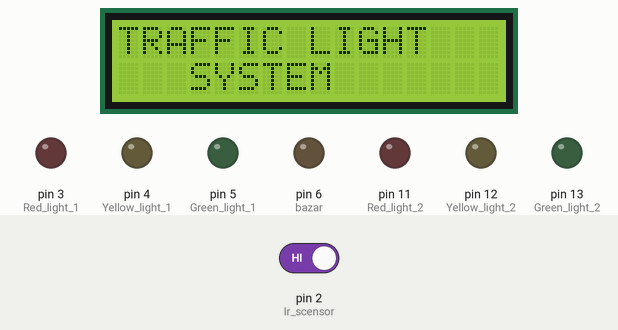
This sketch was run on a simulated Arduino Uno, built with avr-gcc and run on an emulated ATmega328P. On the bench: 16×2 character LCD, output pins drawn as LEDs (lit = HIGH). Inputs (shaded band) come from the test bench; at power-on: pin 2 (Ir_scensor) HIGH. What the sketch prints to the serial monitor is not drawn.

Above: at 0.1 s.
3.3 s: pin 2 (Ir_scensor) driven LOW
At 3.7 s:
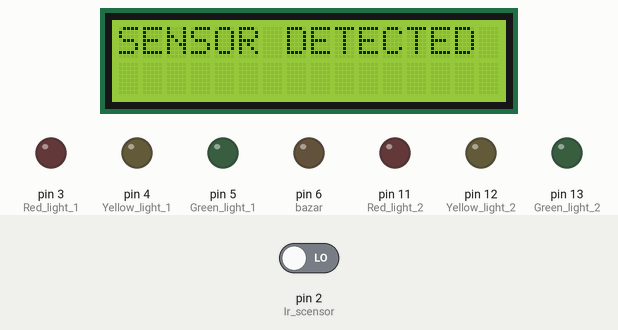
At 5.9 s:
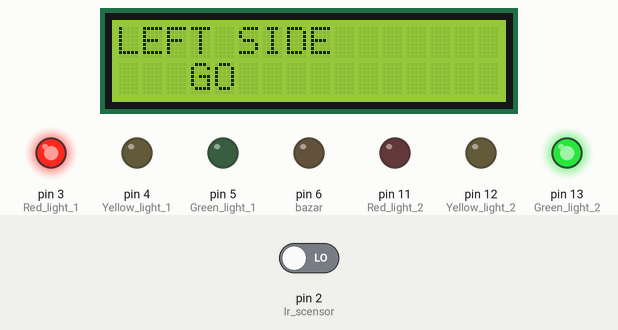
Timing chart, 0 to 20.4 s (numbered marks = the images above; inputs shaded):
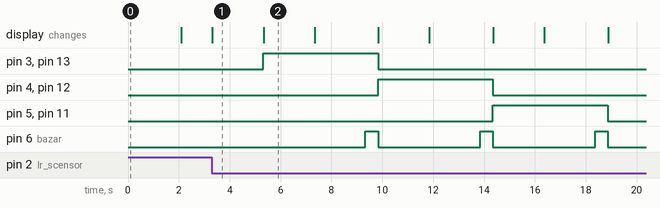

Measured:
- after the input at 3.3 s, pin 3 (Red_light_1): LOW → HIGH after 2.0 s, → LOW 4.5 s later; pin 4 (Yellow_light_1): LOW → HIGH after 6.5 s, → LOW 4.5 s later
- what the display in image 1 shows lasts 2.0 s, from 3.3 s to 5.3 s

The sketch:

liquidcrystal_12c_lcd_code.ino
```cpp
#include <Wire.h>
#include <LiquidCrystal_I2C.h>

int Red_light_1 = 3;
int Yellow_light_1 = 4;
int Green_light_1 = 5;
int bazar = 6;
int Red_light_2 = 11;
int Yellow_light_2 = 12;
int Green_light_2 = 13;
int Ir_scensor = 2;
int value_reader;

LiquidCrystal_I2C lcd(0x27, 16, 2);  // set the LCD address to 0x27 for a 16 chars and 2 line display

void setup() {
  lcd.init();
  // initialize the lcd
  // Print a message to the LCD.
  Serial.begin(9600);
  pinMode(Red_light_1, OUTPUT);
  pinMode(Green_light_1, OUTPUT);
  pinMode(Yellow_light_1, OUTPUT);
  pinMode(Red_light_2, OUTPUT);
  pinMode(Green_light_2, OUTPUT);
  pinMode(Yellow_light_2, OUTPUT);
  pinMode(bazar, OUTPUT);
  pinMode(Ir_scensor, INPUT);
  Serial.println("WELCOME TO TRAFFIC LIGHT SYSTEM");

  lcd.backlight();
  lcd.setCursor(0, 0);
  lcd.print("TRAFFIC LIGHT");
  lcd.setCursor(3, 1);
  lcd.print("SYSTEM");
  delay(2000);
  lcd.clear();
}


void loop() {
  value_reader = digitalRead(Ir_scensor);

  if (value_reader == LOW) {
    Serial.println("SENSOR DETECTED");
    lcd.backlight();
    lcd.setCursor(0, 0);
    lcd.print("SENSOR DETECTED");
    delay(2000);
    lcd.clear();


    // frist red ,second green
    digitalWrite(Red_light_1, HIGH);
    digitalWrite(Green_light_2, HIGH);
    Serial.println("SIDE_ONE: RED_LIGHT_1 IS ON , SIDE_TWO: GREEN_LIGHT_2 IS ON");
    lcd.backlight();
    lcd.setCursor(0, 0);
    lcd.print("LEFT SIDE");
    lcd.setCursor(3, 1);
    lcd.print("GO");
    delay(2000);
    lcd.clear();
    delay(2000);
    digitalWrite(bazar, HIGH);
    delay(500);
    digitalWrite(Red_light_1, LOW);
    digitalWrite(Green_light_2, LOW);
    // Serial.println("SIDE_ONE: RED_LIGHT_1 IS OFF , SIDE_TWO: GREEN_LIGHT_2 IS OFF");
    digitalWrite(bazar, LOW);
    // first yellow,second yellow
    digitalWrite(Yellow_light_1, HIGH);
    digitalWrite(Yellow_light_2, HIGH);
    Serial.println("SIDE_ONE: YELLOW_LIGHT_1 IS ON , SIDE_TWO: YELLOW_LIGHT_2 IS ON");
    lcd.backlight();
    lcd.setCursor(0, 0);
    lcd.print("WAIT");
    lcd.setCursor(3, 1);
    lcd.print("PLEASE!");
    delay(2000);
    lcd.clear();
    delay(2000);
    digitalWrite(bazar, HIGH);
    delay(500);
    digitalWrite(Yellow_light_1, LOW);
    digitalWrite(Yellow_light_2, LOW);
    // Serial.println("SIDE_ONE: YELLOW_LIGHT_1 IS OFF , SIDE_TWO: YELLOW_LIGHT_2 IS OFF");
    digitalWrite(bazar, LOW);
    // first green,second red
    digitalWrite(Green_light_1, HIGH);
    digitalWrite(Red_light_2, HIGH);
    Serial.println("SIDE_ONE: GREEN_LIGHT_1 IS ON , SIDE_TWO: RED_LIGHT_2 IS ON");
    lcd.backlight();
    lcd.setCursor(0, 0);
    lcd.print("RIGHT SIDE");
    lcd.setCursor(0, 1);
    lcd.print("GO");
    delay(2000);
    lcd.clear();
    delay(2000);
    digitalWrite(bazar, HIGH);
    delay(500);
    digitalWrite(Green_light_1, LOW);
    digitalWrite(Red_light_2, LOW);
    // Serial.println("SIDE_ONE: GREEN_LIGHT_1 IS OFF , SIDE_TWO: RED_LIGHT_2 IS OFF");
    digitalWrite(bazar, LOW);
    // program finished
    Serial.println("PROGRAM FINISHED! PLACE AN OBJECT IN FRONT OF SCENSOR TO START AGAIN");
    lcd.backlight();
    lcd.setCursor(0, 0);
    lcd.print("PROGRAM FINISHED");
    delay(2000);
    lcd.clear();
    delay(2000);

  } else {
    // -----Nothing-----
  }
}
```
